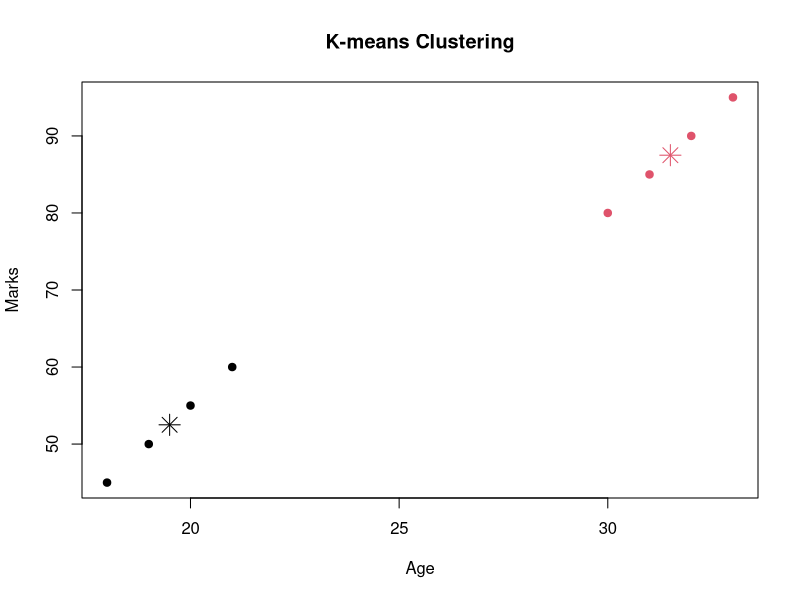

Reproduce this figure in R.
# Experiment 6: K-means Clustering Using R

# Create dataset
data <- data.frame(
  Age = c(18, 19, 20, 21, 30, 31, 32, 33),
  Marks = c(45, 50, 55, 60, 80, 85, 90, 95)
)

# Apply K-means clustering
set.seed(123)
result <- kmeans(data, centers = 2)

# Display results
print(result)

# Plot clusters
plot(data$Age, data$Marks,
     col = result$cluster,
     pch = 19,
     main = "K-means Clustering",
     xlab = "Age",
     ylab = "Marks")

# Display cluster centers
points(result$centers,
       col = 1:2,
       pch = 8,
       cex = 2)
